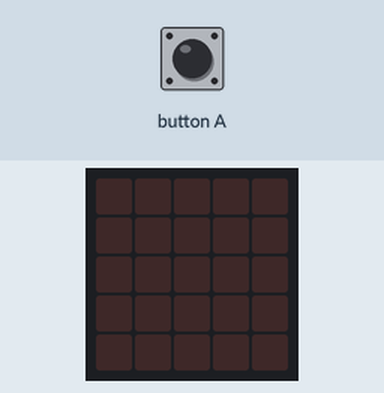
Recording of a program running on a simulated BBC micro:bit (MakeCode). Shown: the board's 5×5 LED display. Inputs (shaded band) come from the test bench.

Above: at 1.2 s.
1.3 s: button A pressed for 0.15 s
At 1.8 s:
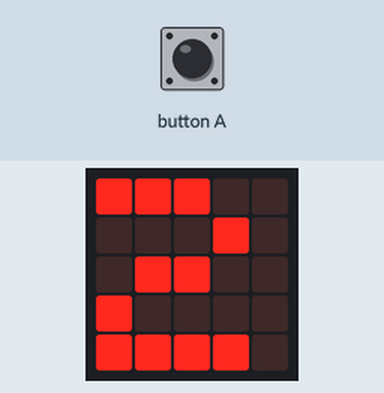
At 5.4 s:
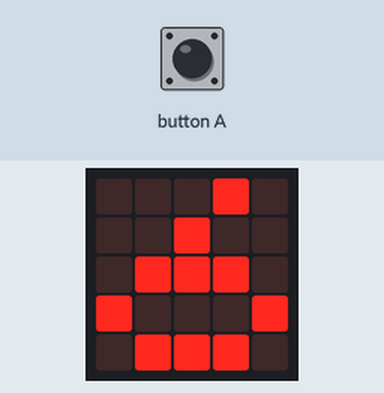
Timing chart, 0 to 6.9 s (numbered marks = the images above; inputs shaded):
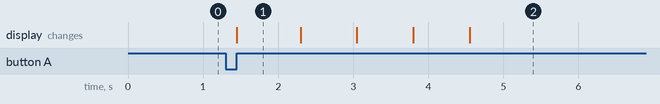

Measured:
- after the input at 1.3 s, the display: changes after 0.15 s (image 1)
- what the display in image 1 shows lasts 0.8 s, from 1.5 s to 2.3 s

The program:

main.ts
```typescript
let Buckly = 0
input.onButtonPressed(Button.A, function () {
    Buckly = 2
    basic.showNumber(Buckly)
    basic.pause(100)
    for (let index = 0; index < 4; index++) {
        Buckly += 1
        basic.showNumber(Buckly)
    }
})
basic.forever(function () {

})
```

test.ts
```typescript
// 在這裡測試；當此封包作為擴充功能時，將不會編譯此內容。
```
